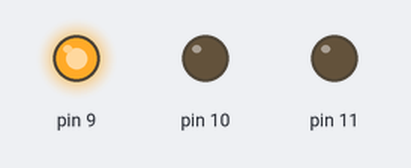
A sketch run on a simulated Arduino Uno, built with avr-gcc and run on an emulated ATmega328P. On the bench: output pins drawn as LEDs (lit = HIGH).

Above: at 0.5 s.
At 2.5 s:
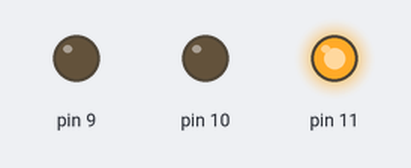
At 4.5 s:
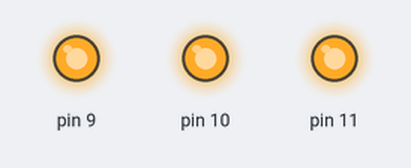
At 7.5 s:
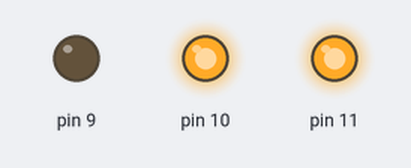
At 10.5 s:
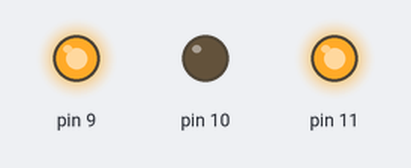
At 14.0 s:
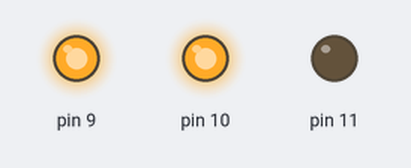
Timing chart, 0 to 19.5 s (numbered marks = the images above):
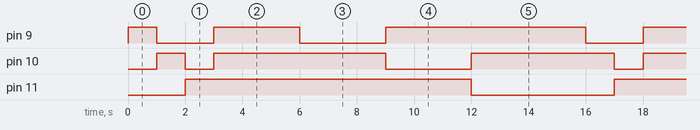

Measured:
- by itself, pin 9: repeats every 15.0 s: LOW 2.0 s, HIGH 3.0 s, LOW 3.0 s, HIGH 7.0 s
- by itself, pin 10: repeats every 15.0 s: LOW 1.0 s, HIGH 6.0 s, LOW 3.0 s, HIGH 5.0 s
- by itself, pin 11: alternates HIGH for 10.0 s and LOW for 5.0 s

The sketch:

RGB_Blink.ino
```cpp
/* Project 1: RGB Blinky
   Uses a single RGB LED to cycle through three colors.
*/
void setup() {
  pinMode(9, OUTPUT);
  pinMode(10, OUTPUT);
  pinMode(11, OUTPUT);
}

void loop() {
  redGreenBlue();
  white();
  redBlue();
  redGreen();
  blueGreen();
}

void white() {
  digitalWrite(9, HIGH);
  digitalWrite(10, HIGH);  // turns on green
  digitalWrite(11, HIGH);  // turns on blue
  delay(3000);             // waits for 1 second
}

void redBlue() {
  digitalWrite(9, LOW);    // turns off green
  digitalWrite(10, HIGH);  // turns on blue
  digitalWrite(11, HIGH);  // turns on red
  delay(3000);             // waits for 1 second
}

void blueGreen() {
  digitalWrite(9, HIGH);    // turns on green
  digitalWrite(10, HIGH);  // turns on blue
  digitalWrite(11, LOW);  // turns off red
  delay(3000);             // waits for 1 second
}

void redGreen() {
  digitalWrite(9, HIGH);   // turns on green
  digitalWrite(10, LOW);  // turns off blue
  digitalWrite(11, HIGH);  // turns on red
  delay(3000);             // waits for 1 second
}

void redGreenBlue() {
  digitalWrite(9, HIGH);  // turns on green
  digitalWrite(11, LOW);  // turns off red
  delay(1000);
  digitalWrite(10, HIGH);  // turns on blue
  digitalWrite(9, LOW);    // turns off green
  delay(1000);             // waits for 1 second
  digitalWrite(11, HIGH);  // turns on red
  digitalWrite(10, LOW);   // turns off blue
  delay(1000);             // waits for 1 second
}
 void Christmas() {
  digitalWrite(9, HIGH);  // turns on green
  delay(1000);
  digitalWrite(9, LOW);
  digitalWrite(11, HIGH);  // turns off red
  delay(1000);
  digitalWrite(11, LOW);
  digitalWrite(9, HIGH);    // turns off green
  delay(1000);             // waits for 1 second
  digitalWrite(9, LOW);
  digitalWrite(11, HIGH);  // turns on red
  delay(1000);
  digitalWrite(9, HIGH);  // turns on green
  delay(1000);
  digitalWrite(9, LOW);
  digitalWrite(11, HIGH);  // turns off red
  delay(1000);
  digitalWrite(11, LOW);
  digitalWrite(9, HIGH);    // turns off green
  delay(1000);             // waits for 1 second
  digitalWrite(9, LOW);
  digitalWrite(11, HIGH);  // turns on red
  delay(1000);
  digitalWrite(9, HIGH);  // turns on green
  delay(1000);
  digitalWrite(9, LOW);
  digitalWrite(11, HIGH);  // turns off red
  delay(1000);
  digitalWrite(11, LOW);
  digitalWrite(9, HIGH);    // turns off green
  delay(1000);             // waits for 1 second
  digitalWrite(9, LOW);
  digitalWrite(11, HIGH);  // turns on red
  delay(1000);
}
```
